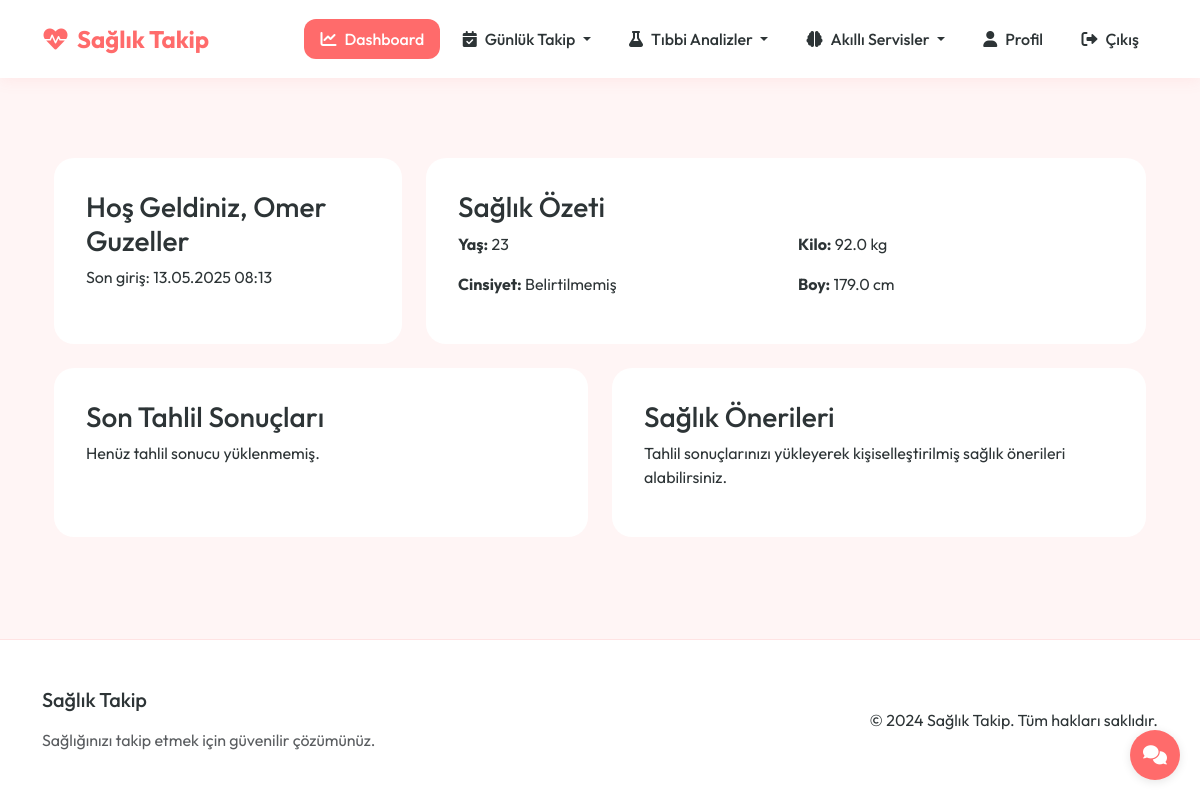
/dashboard (signed in), run on an earlier commit of the app's database.
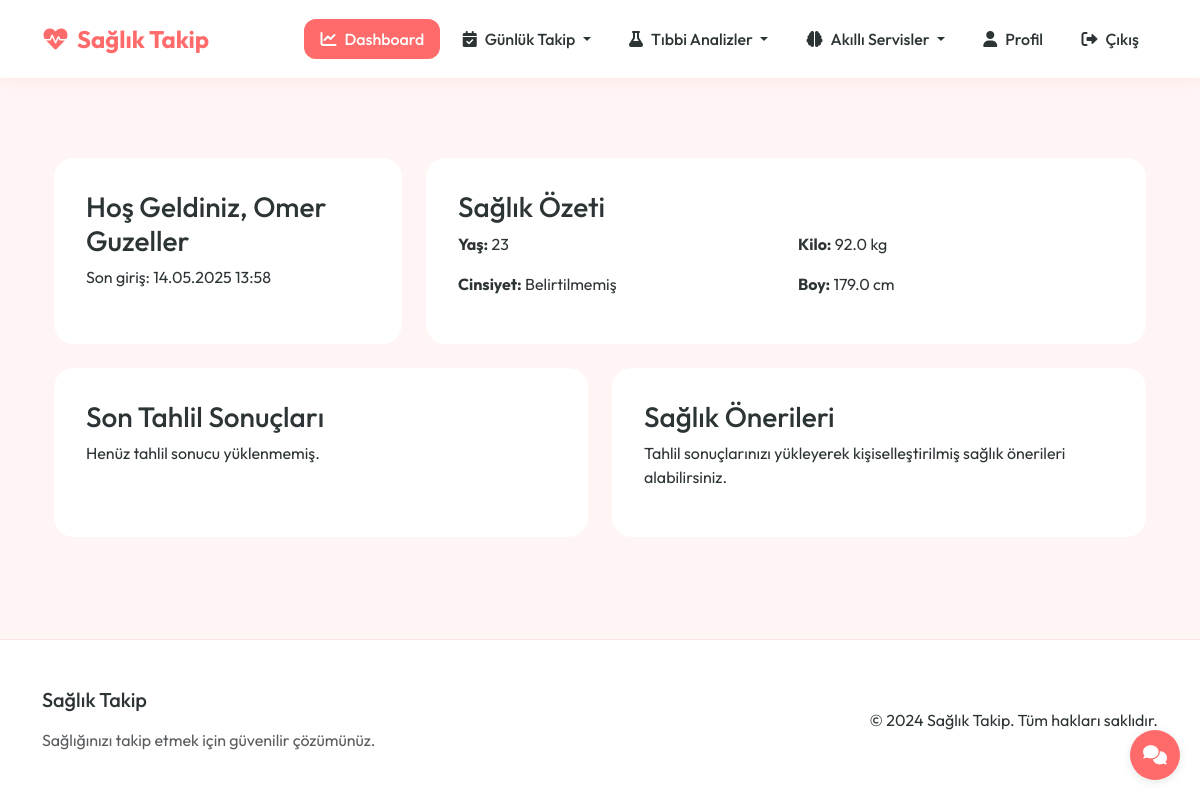
And on a later commit of the database.
### app.py (models this page shows, shortened)
class User(UserMixin, db.Model):
    id = db.Column(db.Integer, primary_key=True)
    email = db.Column(db.String(120), unique=True, nullable=False)
    password_hash = db.Column(db.String(128))
    name = db.Column(db.String(100))
    age = db.Column(db.Integer)
    gender = db.Column(db.String(10))
    weight = db.Column(db.Float)
    height = db.Column(db.Float)
    activity_level = db.Column(db.String(20))  # Sedentary, Lightly Active, Moderately Active, Very Active, Extra Active
    goal = db.Column(db.String(20))  # Lose Weight, Maintain, Gain Weight
    last_login = db.Column(db.DateTime, nullable=True)
    created_at = db.Column(db.DateTime, default=datetime.utcnow)
    test_results = db.relationship('TestResult', backref='user', lazy=True)
    meals = db.relationship('Meal', backref='user', lazy=True)

### app.py (the view)
@app.route('/dashboard')
@login_required
def dashboard():
    return render_template('main/dashboard.html')

### app.py (called while the page is built)
@login_manager.user_loader
def load_user(user_id):
    return User.query.get(int(user_id))

### health_app/templates/main/dashboard.html (shortened to what this page needs)
{% extends "base.html" %}
{% block content %}
<div class="container mt-5">
    <div class="row">
        <div class="col-md-4">
            <div class="dashboard-card">
                <h3>Hoş Geldiniz, {{ current_user.name }}</h3>
                <p>Son giriş: {{ current_user.last_login.strftime('%d.%m.%Y %H:%M') if current_user.last_login else 'İlk giriş' }}</p>
            </div>
        </div>
        <div class="col-md-8">
            <div class="dashboard-card">
                <h3>Sağlık Özeti</h3>
                <div class="row">
                    <div class="col-md-6">
                        <p><strong>Yaş:</strong> {{ current_user.age or 'Belirtilmemiş' }}</p>
                        <p><strong>Cinsiyet:</strong> {{ current_user.gender or 'Belirtilmemiş' }}</p>
                    </div>
                    <div class="col-md-6">
                        <p><strong>Kilo:</strong> {{ current_user.weight or 'Belirtilmemiş' }} kg</p>
                        <p><strong>Boy:</strong> {{ current_user.height or 'Belirtilmemiş' }} cm</p>
                    </div>
                </div>
            </div>
        </div>
    </div>
    <div class="row mt-4">
        <div class="col-md-6">
            <div class="dashboard-card">
                <h3>Son Tahlil Sonuçları</h3>
                {% if current_user.test_results %}
                    {% for result in current_user.test_results[-3:] %}
                        <div class="card mb-3">
                            <div class="card-body">
                                <h5 class="card-title">{{ result.date.strftime('%d.%m.%Y') }}</h5>
                                <p class="card-text">
                                    {% if result.recommendations %}
                                        {{ result.recommendations[:100] }}...
                                    {% else %}
                                        Henüz analiz edilmedi
                                    {% endif %}
                                </p>
                                <a href="{{ url_for('blood_test_detail', test_id=result.id) }}" class="btn btn-primary btn-sm">Detayları Gör</a>
                            </div>
                        </div>
                    {% endfor %}
                {% else %}
                    <p>Henüz tahlil sonucu yüklenmemiş.</p>
                {% endif %}
            </div>
        </div>
        <div class="col-md-6">
            <div class="dashboard-card">
                <h3>Sağlık Önerileri</h3>
                {% if current_user.test_results and current_user.test_results[-1].recommendations %}
                    <div class="alert alert-info">
                        {{ current_user.test_results[-1].recommendations }}
                    </div>
                {% else %}
                    <p>Tahlil sonuçlarınızı yükleyerek kişiselleştirilmiş sağlık önerileri alabilirsiniz.</p>
                {% endif %}
            </div>
        </div>
    </div>
</div>
{% endblock %}

### health_app/templates/base.html (shortened to what this page needs)
<!DOCTYPE html>
<html lang="tr">
<head>
    <link href="https://cdn.jsdelivr.net/npm/bootstrap@5.3.0/dist/css/bootstrap.min.css" rel="stylesheet">
    <link href="https://cdnjs.cloudflare.com/ajax/libs/font-awesome/6.0.0/css/all.min.css" rel="stylesheet">
    <link rel="stylesheet" href="https://cdnjs.cloudflare.com/ajax/libs/animate.css/4.1.1/animate.min.css">
</head>
<body>
    <nav class="navbar navbar-expand-lg">
        <div class="container">
            <a class="navbar-brand" href="{{ url_for('index') }}">
                <i class="fas fa-heartbeat me-2"></i>Sağlık Takip
            </a>
            <div class="collapse navbar-collapse" id="navbarNav">
                <ul class="navbar-nav ms-auto">
                    {% if current_user.is_authenticated %}
                        <li class="nav-item">
                            <a class="nav-link {% if request.endpoint == 'dashboard' %}active{% endif %}" href="{{ url_for('dashboard') }}">
                                <i class="fas fa-chart-line me-2"></i>Dashboard
                            </a>
                        </li>
                        <li class="nav-item dropdown">
                            <a class="nav-link dropdown-toggle " href="#" id="dailyTrackingDropdown" role="button" data-bs-toggle="dropdown" aria-expanded="false">
                                <i class="fas fa-calendar-check me-2"></i>Günlük Takip
                            </a>
                        </li>
                        <li class="nav-item dropdown">
                            <a class="nav-link dropdown-toggle " href="#" id="medicalAnalysisDropdown" role="button" data-bs-toggle="dropdown" aria-expanded="false">
                                <i class="fas fa-flask me-2"></i>Tıbbi Analizler
                            </a>
                        </li>
                        <li class="nav-item dropdown">
                            <a class="nav-link dropdown-toggle " href="#" id="smartServicesDropdown" role="button" data-bs-toggle="dropdown" aria-expanded="false">
                                <i class="fas fa-brain me-2"></i>Akıllı Servisler
                            </a>
                        </li>
                        <li class="nav-item">
                            <a class="nav-link {% if request.endpoint == 'profile' %}active{% endif %}" href="{{ url_for('profile') }}">
                                <i class="fas fa-user me-2"></i>Profil
                            </a>
                        </li>
                        <li class="nav-item">
                            <a class="nav-link" href="{{ url_for('logout') }}">
                                <i class="fas fa-sign-out-alt me-2"></i>Çıkış
                            </a>
                        </li>
                    {% endif %}
                </ul>
            </div>
        </div>
    </nav>
    <main class="main-content">
        <div class="container">
            {% block content %}{% endblock %}
        </div>
    </main>
    <button class="chat-toggle-btn" id="chatToggle">
        <i class="fas fa-comments"></i>
    </button>
    <footer class="footer">
        <div class="container">
            <div class="row align-items-center">
                <div class="col-md-6">
                    <h5 class="mb-3">Sağlık Takip</h5>
                    <p class="text-muted mb-0">Sağlığınızı takip etmek için güvenilir çözümünüz.</p>
                </div>
                <div class="col-md-6 text-md-end">
                    <p class="mb-0">&copy; 2024 Sağlık Takip. Tüm hakları saklıdır.</p>
                </div>
            </div>
        </div>
    </footer>
</body>
</html>

### health_app/templates/base.html (style rules this page uses)
:root { --primary-color: #FF6B6B !important; --primary-light: #FFE3E3 !important; --primary-dark: #FF4949 !important; --secondary-color: #4ECDC4 !important; --accent-color: #FF8B8B !important; --background-color: #FFF5F5 !important; --text-color: #2D3436 !important; --card-bg: #FFFFFF !important; --border-color: #FFE3E3 !important; }
body { font-family: 'Outfit', sans-serif !important; background-color: var(--background-color) !important; color: var(--text-color) !important; min-height: 100vh; display: flex; flex-direction: column; }
.navbar { background: var(--card-bg) !important; box-shadow: 0 2px 15px rgba(255, 107, 107, 0.1) !important; padding: 1rem 0; position: sticky; top: 0; z-index: 1000; backdrop-filter: blur(10px); -webkit-backdrop-filter: blur(10px); }
.navbar-brand { font-weight: 700 !important; color: var(--primary-color) !important; font-size: 1.5rem; transition: all 0.3s ease; }
.nav-link { color: var(--text-color) !important; font-weight: 500; padding: 0.5rem 1rem !important; border-radius: 12px; transition: all 0.3s ease; margin: 0 0.2rem; }
.nav-link.active { background-color: var(--primary-color) !important; color: white !important; }
.main-content { flex: 1; padding: 2rem 0; }
.footer { background: var(--card-bg); border-top: 1px solid var(--border-color); padding: 3rem 0; margin-top: auto; }
.dashboard-card { background: var(--card-bg); border-radius: 20px; padding: 2rem; height: 100%; transition: all 0.3s cubic-bezier(0.4, 0, 0.2, 1); }
.chat-toggle-btn { position: fixed; bottom: 20px; right: 20px; width: 50px; height: 50px; border-radius: 50%; background: #FF6B6B; color: white; border: none; box-shadow: 0 2px 10px rgba(0,0,0,0.1); display: flex; align-items: center; justify-content: center; font-size: 1.2rem; cursor: pointer; z-index: 999; transition: all 0.3s ease; }

What changed in the data, as far as the page shows it:
changed User "Omer Guzeller": last_login "13.05.2025 08:13" → "14.05.2025 13:58"
